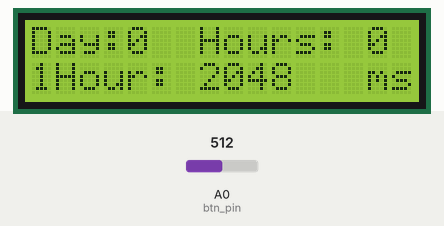
Simulated run of this sketch. Board: Arduino Uno, built with avr-gcc and run on an emulated ATmega328P. Parts: 16×2 character LCD. Inputs (shaded band) come from the test bench; at power-on: A0 (btn_pin) = 512. Random numbers use the default seed unless the sketch sets one; what the sketch prints to the serial monitor is not drawn.

Above: at 0.1 s.
At 4.2 s:
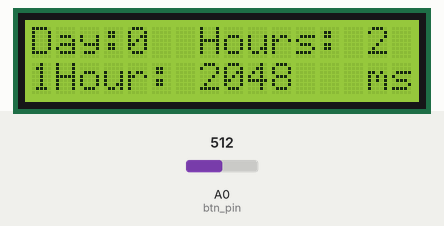
At 8.3 s:
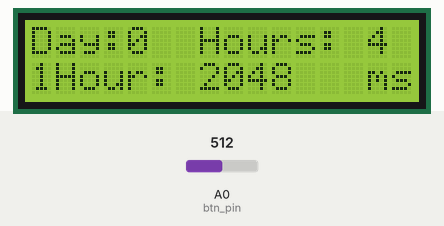
At 18.5 s:
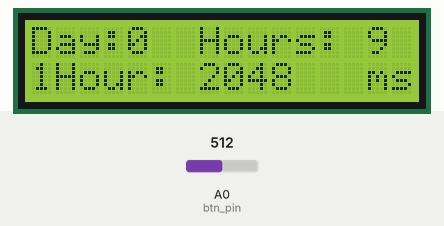
At 26.7 s:
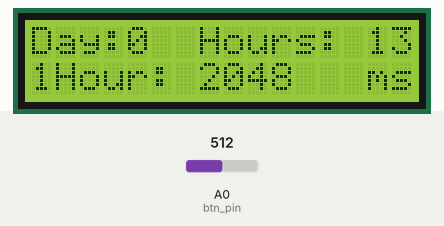
At 37.0 s:
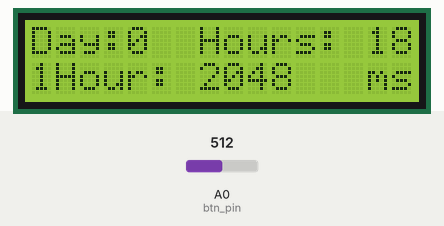

Measured:
- what the display in image 1 shows lasts 2.0 s, from 4.2 s to 6.2 s
- what the display in image 4 shows lasts 2.0 s, from 26.7 s to 28.7 s

The sketch:

weather_time_app.ino
```cpp
#include <LiquidCrystal.h>
#define NB_PREVISIONS 10

typedef enum {
	SUNNY_F,
	HEAT_WAVE_F,
	STORM_F,
	RAIN_F,
	CLOUD_F
} FORECAST_ST;

typedef enum {
	IDLE_DISP,
	DISP
} DISPLAY_ST;

typedef enum {
	WAIT,
	TIME_PP,
	HOUR_12,
	HOUR_24
} CLOCK_ST;

typedef enum {
	BTN_IDLE,
	BTN_PLS,
	BTN_MNS
} BUTTON_ST;

typedef enum {
	WAIT_SR,
	SEND_SR
} SERIAL_ST;

//variables globales start
//variables globales end

//CLOCK globales start
int day_count;
int hour_count;
unsigned long in_game_hour_duration,previous_time;
CLOCK_ST clock_state;
//CLOCK globales end

//DISPLAY variables Start
LiquidCrystal lcd(8, 9, 4, 5, 6, 7);		 // select the pins used on the LCD panel
DISPLAY_ST display_state;
unsigned long time, delay_refresh;
//DISPLAY variables End

//BUTTON variables Start
int btn_pin = 0; // lecture du signal bouton
int btn_pin_val = 0;
int btn_pin_prev_val;
BUTTON_ST button_state;
//BUTTON variables End

//SERIAL variables start
SERIAL_ST serial_state;
char tampon[128];
//SERIAL variables end

//FORECAST variables start
FORECAST_ST forecast_state[NB_PREVISIONS+1];
char forecast_buffer[NB_PREVISIONS][32];
//FORECAST variables end

// Machine à états WEATHER début

void forecast_init(){
	int next_weather;

	for(int i=0;i<NB_PREVISIONS;i++){
		next_weather= random(100);
		if(next_weather<15){
			forecast_state[i]=RAIN_F;
		}else{
			if(next_weather<35){
				forecast_state[i]=CLOUD_F;
			}
			else{
				if(next_weather<75){
					forecast_state[i]=SUNNY_F;
				}else{
					if(next_weather<95){
						forecast_state[i]=HEAT_WAVE_F;
					}else{
						forecast_state[i]=STORM_F;
					}
				}
			}
		}
	}
}
void weather_update(){
	if(clock_state==HOUR_12 || clock_state==HOUR_24){
		int next_weather;
		FORECAST_ST next_forecast_state[NB_PREVISIONS];
		for(int i=0;i<NB_PREVISIONS;i++){
		next_forecast_state[i] = forecast_state[i];

			if(i==NB_PREVISIONS-1){			//si on est au bout des prévisions, on fait un random
				next_weather= random(100);
				if(next_weather<14){
					next_forecast_state[i]=RAIN_F;
				}else{
					if(next_weather<34){
						next_forecast_state[i]=CLOUD_F;
					}
					else{
						if(next_weather<74){
							next_forecast_state[i]=SUNNY_F;
						}else{
							if(next_weather<94){
								next_forecast_state[i]=HEAT_WAVE_F;
							}else{
								next_forecast_state[i]=STORM_F;
							}
						}
					}
				}
			}else{					//sinon, on regarde à la demi-journée suivante et on confirme
				switch(forecast_state[i+1]){
					case SUNNY_F:
						next_weather= random(100);
						if(next_weather<87){
							next_forecast_state[i]=SUNNY_F;
						}else{
							if(next_weather<92){
								next_forecast_state[i]=CLOUD_F;
							}
							else{
								if(next_weather<97){
									next_forecast_state[i]=HEAT_WAVE_F;
								}
								else{
									if(next_weather<98){
										next_forecast_state[i]=STORM_F;
									}
									else{
										if(next_weather<99){
											next_forecast_state[i]=RAIN_F;
										}
									}
								}
							}
						}
					break;
					case HEAT_WAVE_F:
						next_weather= random(100);
						if(next_weather<87){
							next_forecast_state[i]=HEAT_WAVE_F;
						}else{
							if(next_weather<92){
								next_forecast_state[i]=SUNNY_F;
							}
							else{
								if(next_weather<97){
									next_forecast_state[i]=STORM_F;
								}
								else{
									if(next_weather<98){
										next_forecast_state[i]=CLOUD_F;
									}
									else{
										if(next_weather<99){
											next_forecast_state[i]=RAIN_F;
										}
									}
								}
							}
						}
					break;
					case STORM_F:
						next_weather= random(100);
						if(next_weather<87){
							next_forecast_state[i]=STORM_F;
						}else{
							if(next_weather<92){
								next_forecast_state[i]=HEAT_WAVE_F;
							}
							else{
								if(next_weather<97){
									next_forecast_state[i]=RAIN_F;
								}
								else{
									if(next_weather<98){
										next_forecast_state[i]=CLOUD_F;
									}
									else{
										if(next_weather<99){
											next_forecast_state[i]=SUNNY_F;
										}
									}
								}
							}
						}
					break;
					case RAIN_F:
						next_weather= random(100);
						if(next_weather<87){
							next_forecast_state[i]=RAIN_F;
						}else{
							if(next_weather<92){
								next_forecast_state[i]=STORM_F;
							}
							else{
								if(next_weather<97){
									next_forecast_state[i]=CLOUD_F;
								}
								else{
									if(next_weather<98){
										next_forecast_state[i]=HEAT_WAVE_F;
									}
									else{
										if(next_weather<99){
											next_forecast_state[i]=SUNNY_F;
										}
									}
								}
							}
						}
					break;
					case CLOUD_F:
						next_weather= random(100);
						if(next_weather<87){
							next_forecast_state[i]=CLOUD_F;
						}else{
							if(next_weather<92){
								next_forecast_state[i]=RAIN_F;
							}
							else{
								if(next_weather<97){
									next_forecast_state[i]=SUNNY_F;
								}
								else{
									if(next_weather<98){
										next_forecast_state[i]=HEAT_WAVE_F;
									}
									else{
										if(next_weather<99){
											next_forecast_state[i]=STORM_F;
										}
									}
								}
							}
						}
					break;
					default:
					break;
				}
			}
			forecast_state[i] = next_forecast_state[i];
		}
	}
}

void weather_output(){
	for(int i = 0;i<NB_PREVISIONS;i++){
		switch(forecast_state[i]){
			case SUNNY_F:
				sprintf(forecast_buffer[i],"%s","sunny");
			break;
			case HEAT_WAVE_F:
				sprintf(forecast_buffer[i],"%s","heatwave");
			break;
			case STORM_F:
				sprintf(forecast_buffer[i],"%s","thunderstorm");
			break;
			case RAIN_F:
				sprintf(forecast_buffer[i],"%s","rainny");
			break;
			case CLOUD_F:
				sprintf(forecast_buffer[i],"%s","cloudy");
			break;
			default:
			break;
		}
	}
}

// Machine à états WEATHER fin


// Machine à états CLOCK début

void clock_init(){
	day_count=0;
	hour_count=0;
	clock_state=WAIT;
}
void clock_update(){
	CLOCK_ST next_clock_state = clock_state;

	switch(clock_state){
		case WAIT:
			if(millis()-previous_time>in_game_hour_duration){
				next_clock_state=TIME_PP;
				previous_time=millis();
			}
		break;
		case TIME_PP:
			if(hour_count==12){
				next_clock_state = HOUR_12;
			}else{
				if(hour_count==24){
				next_clock_state = HOUR_24;
				}else{
					next_clock_state = WAIT;
				}
			}
		break;
		case HOUR_12:
			next_clock_state = WAIT;
		break;
		case HOUR_24:
			next_clock_state = WAIT;
		break;
		default:
		break;
	}


	clock_state = next_clock_state;
}
void clock_output(){
	switch(clock_state){
		case WAIT:
		break;
		case TIME_PP:
		hour_count++;
		break;
		case HOUR_12:
		break;
		case HOUR_24:
		day_count++;
		hour_count=0;
		break;
		default:
		break;
	}
}

// Machine à états CLOCK fin

// Machine à états SERIAL début

void serial_init(){
	serial_state = WAIT_SR;
	Serial.begin(9600);
}
void serial_update(){
	SERIAL_ST next_serial_state = serial_state;

	switch(serial_state){
		case WAIT_SR:
			if(clock_state==TIME_PP || clock_state==HOUR_12 || clock_state==HOUR_24){
				next_serial_state=SEND_SR;
			}
		break;
		case SEND_SR:
			next_serial_state=WAIT_SR;
		break;
		default:
		break;
	}


	serial_state = next_serial_state;
}
void serial_output(){
	switch (serial_state){
		case WAIT_SR:
		break;
		case SEND_SR:
			switch(clock_state){
			case HOUR_24:
			break;
			case HOUR_12:
			break;
			//météo generator
			case TIME_PP:
				//sprintf(tampon,"{\"time\":\"%u\"}\n\0",hour_count+day_count*24);
				sprintf(tampon,"time%u",hour_count+day_count*24);
				for(int i= 0;i<NB_PREVISIONS;i++){
					strcat(tampon,",");
					strcat(tampon,forecast_buffer[i]);
				}
				strcat(tampon,";");
				strcat(tampon,"\n\0");
				Serial.write(tampon);
			break;
			default:
			break;
			}
		break;
		default:
		break;
	}
}

// Machine à états SERIAL fin

// Machine à états DISPLAY début

void display_init(){
	display_state=IDLE_DISP;
	delay_refresh=60;		//60 millisecondes avant rafraichissement
	time=millis();
	lcd.begin(16, 2);		// start the library
}
void display_update(){
	DISPLAY_ST next_display_state = display_state;

	switch(display_state){
		case IDLE_DISP:
			if(millis()-time>delay_refresh){
				next_display_state=DISP;
				time=millis();
			}
		break;
		case DISP:
		next_display_state=IDLE_DISP;
		break;
		default:
		break;
	}


	display_state = next_display_state;
}
void display_output(){
	switch(display_state){
		case IDLE_DISP:
		break;
		case DISP:
			lcd.setCursor(0,0);		// set the LCD cursor	 position
			lcd.print("Day:");		// print a simple message on the LCD

			lcd.setCursor(4,0);
			lcd.print(day_count);

			lcd.setCursor(7,0);
			lcd.print("Hours:");

			lcd.setCursor(14,0);		//clean before refresh
			lcd.print("  ");

			lcd.setCursor(14,0);
			lcd.print(hour_count);

			lcd.setCursor(0,1);		// set the LCD cursor	 position
			lcd.print("1Hour:");		// print a simple message on the LCD

			lcd.setCursor(7,1);
			lcd.print("      ");

			lcd.setCursor(7,1);
			lcd.print(in_game_hour_duration);

			lcd.setCursor(14,1);
			lcd.print("ms");
		break;
		default:
		break;
	}
}
// Machine à états DISPLAY fin


// Machine à états BUTTON début


void btn_init(){
button_state=BTN_IDLE;
in_game_hour_duration=2048; //16384 pour 16 seccondes par heure par défaut ;8192 pour 8 sec
btn_pin_prev_val = btn_pin_val;
}

void btn_update(){
	BUTTON_ST next_button_state = button_state;

	btn_pin_val= analogRead(btn_pin);


	 switch(button_state){
		case BTN_PLS:
				next_button_state = BTN_IDLE;
		break;
		case BTN_MNS:
				next_button_state = BTN_IDLE;
		break;
		case BTN_IDLE:
		if (in_game_hour_duration < 120000 && btn_pin_prev_val > 50 && btn_pin_prev_val < 250 && (btn_pin_val < 50 || btn_pin_val > 250)){
			next_button_state = BTN_PLS;
		}else{
		 if (in_game_hour_duration > 500 && btn_pin_prev_val > 250 && btn_pin_prev_val < 450 && (btn_pin_val < 250 || btn_pin_val > 450)){
				next_button_state = BTN_MNS;
			}
		}

		btn_pin_prev_val=	btn_pin_val;
		break;
		default:
		break;
	 }

	button_state = next_button_state;
}
void btn_output(){
	switch(button_state){
		case BTN_PLS:
			in_game_hour_duration*=2;		//on ajoute 2 secondes par heure de jeu
		break;
		case BTN_MNS:
			 in_game_hour_duration/=2;		//on enlève 2 secondes par heure de jeu
		break;
		case BTN_IDLE:
		break;
		default:
		break;
	}
}

// Machine à états BUTTON fin

/* toute machine a état dispose de 3 méthodes
void X_init(){}
void X_update(){
	X_ST next_X_state = X_state;

	switch(X_state){
		case:
		break;
		default:
		break;
	}


	X_state = next_X_state;
}
void X_output(){
	switch(X_state){
		case:
		break;
		default:
		break;
	}
}

*/

void setup(){
	serial_init();
	btn_init();
	clock_init();
	forecast_init();
	display_init();
}

void loop(){

	clock_update();
	clock_output();

	btn_update();
	btn_output();

	display_update();
	display_output();

	weather_update();
	weather_output();

	serial_update();
	serial_output();
}
```
